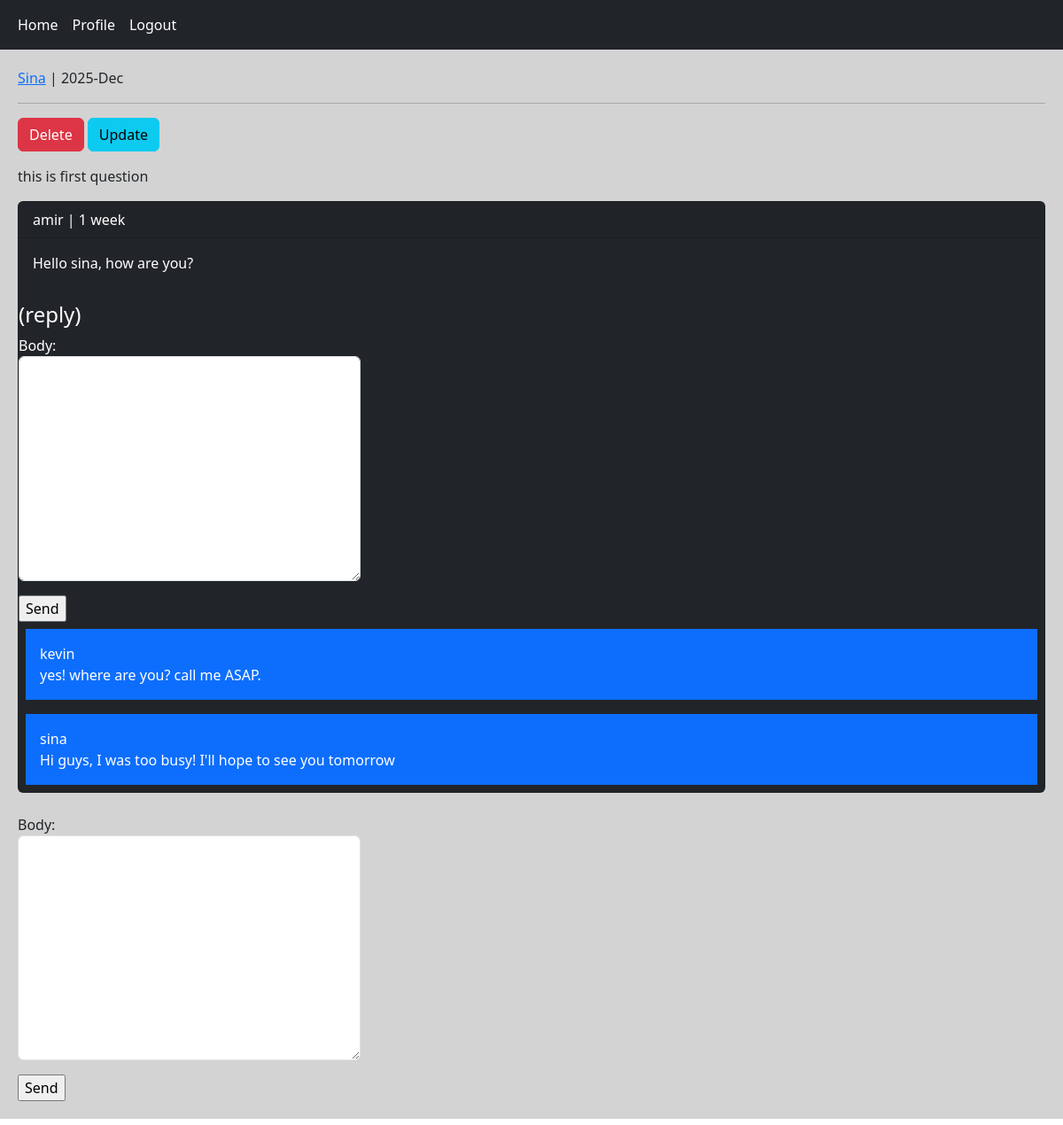
Screenshot of /post/detail/1/this-is-first-question/ (signed in) with the database file from the repository.
### home/models.py (models this page shows, shortened)
class Post(models.Model):
    user = models.ForeignKey(User, on_delete=models.CASCADE, related_name='posts')
    body = models.TextField()
    slug = models.SlugField()
    created = models.DateTimeField(auto_now_add=True)
    updated = models.DateTimeField(auto_now=True)
    class Meta:
        ordering = ['-created']

class Comment(models.Model):
    user = models.ForeignKey(User, on_delete=models.CASCADE, related_name='ucomments')
    post = models.ForeignKey(Post, on_delete=models.CASCADE, related_name='pcomments')
    reply = models.ForeignKey('self', on_delete=models.CASCADE, related_name='rcomments', null=True, blank=True)
    is_reply = models.BooleanField(default=False)
    body = models.TextField(max_length=400, null=True)
    created = models.DateTimeField(auto_now_add=True)

### home/views.py (the view, shortened to what this page needs)
# urls.py: path('post/detail/<post_id>/<post_slug>/', views.PostDetailView.as_view(), name='post_detail' ),
class PostDetailView(View):
    form_class = PostCommentForm
    reply_form_class = PostCommentForm
    def setup(self, request, *args, **kwargs):
        self.post_instance = get_object_or_404(Post, pk=kwargs['post_id'], slug=kwargs['post_slug'])
        return super().setup(request, *args, **kwargs)
    def get(self, request, *args, **kwargs):
        form = self.form_class
        comments = self.post_instance.pcomments.filter(is_reply=False)
        return render(request, 'home/detail.html', {'post': self.post_instance, 'form':form,
                                                                         'comments': comments,
                                                                         'reply_form': self.reply_form_class,})

### home/templates/home/detail.html (shortened to what this page needs)
{% extends 'base.html' %}
{% block content %}
    <p><a href={% url 'accounts:user_profile' post.user.id %}>{{ post.user | capfirst }}</a> | {{ post.created | date:"Y-M" }}</p><hr/>
    {% if request.user.id == post.user.id %}
        <a class="btn btn-danger" href={% url 'home:post_delete' post.id %}>Delete</a>
        <a class="btn btn-info" href={% url 'home:post_update' post.id %}>Update</a>
    {% endif %}
    <p>{{ post.body }}</p>
    {% for comment in comments %}
        <div class="card bg-dark text-white">
        <p class="card-header">{{ comment.user }} | {{ comment.created | timesince }}</p>
        <p class="card-body">{{ comment.body }}</p>
        {% if request.user.is_authenticated %}
            <h4>(reply)</h4>
            <form action="{% url 'home:add_reply' post.id comment.id %}" method="post" novalidate class="col-md-4">
                {{ reply_form.as_p }}
                <input type="submit" value="Send">
            </form>
        {% endif %}
        {% for reply in comment.rcomments.all %}
            <p class="bg-primary p-3 m-2">{{ reply.user }}<br/>{{ reply.body }}</p>
        {% endfor %}
        </div><br/>
    {% empty %}
        <p>[No comments yet!]</p>
    {% endfor %}
        <form action="" method="post" novalidate class="col-md-4">
            {{ form.as_p }}
            <input type="submit" value="Send">
        </form>
{% endblock %}

### rows the page displays
Post: user "Sina", created "2025-Dec", body "this is first question"
Comment: user "amir", created "1 week", body "Hello sina, how are you?"
Comment: user "kevin", body "yes! where are you? call me ASAP."
Comment: user "sina", body "Hi guys, I was too busy! I'll hope to see you tomorrow"
